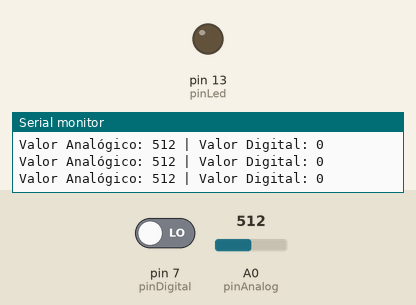
Bench run of a sketch on a simulated Arduino Uno, built with avr-gcc and run on an emulated ATmega328P. Parts: output pins drawn as LEDs (lit = HIGH), the last lines printed to the serial monitor. The inputs (shaded band) are chosen by the test bench; at power-on: pin 7 (pinDigital) LOW, A0 (pinAnalog) = 512.

Above: at 1.3 s.
1.4 s: pin 7 (pinDigital) driven HIGH
At 2.7 s:
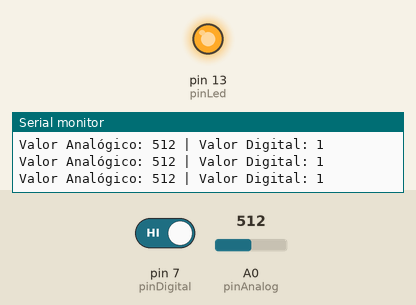
3.0 s: pin 7 (pinDigital) driven LOW
At 4.1 s:
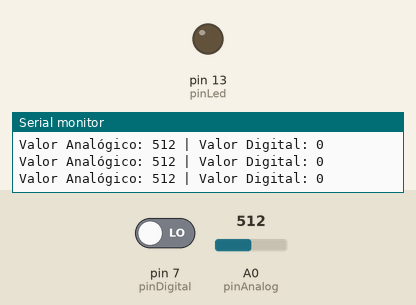
Timing chart, 0 to 6.0 s (numbered marks = the images above; inputs shaded):
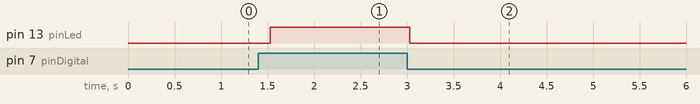

The sketch:

prueba-sensor-humedad.ino
```cpp
// Prueba de funcionamiento del sensor de humedad HW-080 con Arduino UNO

// Pines
const int pinAnalog = A0;   // AO del sensor al pin A0 del Arduino
const int pinDigital = 7;   // DO del sensor al pin digital 7 del Arduino
const int pinLed = 13;      // LED integrado en la placa Arduino UNO

void setup() {
  Serial.begin(9600);
  pinMode(pinDigital, INPUT);
  pinMode(pinLed, OUTPUT);
  Serial.println("Prueba de Sensor de Humedad HW-080 iniciada...");
}

void loop() {
  // Leer valores
  int valorAnalogico = analogRead(pinAnalog);
  int valorDigital = digitalRead(pinDigital);

  // Mostrar valores en el monitor serie
  Serial.print("Valor Analógico: ");
  Serial.print(valorAnalogico);
  Serial.print(" | Valor Digital: ");
  Serial.println(valorDigital);

  // Encender LED cuando detecta sequedad (DO = 1)
  if (valorDigital == HIGH) {
    digitalWrite(pinLed, HIGH);
  } else {
    digitalWrite(pinLed, LOW);
  }

  delay(500);
}
```

Measured:
- after the input at 1.4 s, pin 13 (pinLed): LOW → HIGH after 0.13 s
- after the input at 3.0 s, pin 13 (pinLed): HIGH → LOW at once
